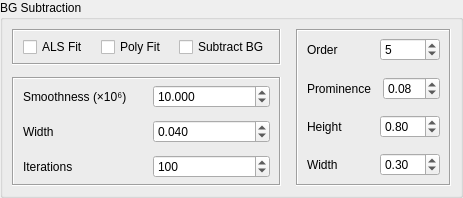
              <widget class="QGroupBox" name="groupBox_5">
               <property name="title">
                <string>BG Subtraction</string>
               </property>
               <layout class="QHBoxLayout" name="horizontalLayout_20">
                <property name="leftMargin">
                 <number>9</number>
                </property>
                <property name="topMargin">
                 <number>9</number>
                </property>
                <property name="rightMargin">
                 <number>9</number>
                </property>
                <property name="bottomMargin">
                 <number>9</number>
                </property>
                <item>
                 <widget class="QFrame" name="frame_24">
                  <property name="frameShape">
                   <enum>QFrame::NoFrame</enum>
                  </property>
                  <property name="frameShadow">
                   <enum>QFrame::Raised</enum>
                  </property>
                  <layout class="QVBoxLayout" name="verticalLayout_11">
                   <property name="leftMargin">
                    <number>0</number>
                   </property>
                   <property name="topMargin">
                    <number>0</number>
                   </property>
                   <property name="rightMargin">
                    <number>0</number>
                   </property>
                   <property name="bottomMargin">
                    <number>0</number>
                   </property>
                   <item>
                    <widget class="QFrame" name="frame_29">
                     <property name="frameShape">
                      <enum>QFrame::NoFrame</enum>
                     </property>
                     <property name="frameShadow">
                      <enum>QFrame::Raised</enum>
                     </property>
                     <layout class="QVBoxLayout" name="verticalLayout_13">
                      <property name="spacing">
                       <number>12</number>
                      </property>
                      <property name="leftMargin">
                       <number>0</number>
                      </property>
                      <property name="topMargin">
                       <number>0</number>
                      </property>
                      <property name="bottomMargin">
                       <number>0</number>
                      </property>
                      <item>
                       <widget class="QFrame" name="frame_32">
                        <property name="frameShape">
                         <enum>QFrame::Box</enum>
                        </property>
                        <property name="frameShadow">
                         <enum>QFrame::Sunken</enum>
                        </property>
                        <layout class="QHBoxLayout" name="horizontalLayout_25">
                         <property name="spacing">
                          <number>12</number>
                         </property>
                         <property name="leftMargin">
                          <number>9</number>
                         </property>
                         <property name="topMargin">
                          <number>6</number>
                         </property>
                         <property name="rightMargin">
                          <number>9</number>
                         </property>
                         <property name="bottomMargin">
                          <number>6</number>
                         </property>
                         <item>
                          <widget class="QCheckBox" name="checkBox_ALSfit">
                           <property name="text">
                            <string>ALS Fit</string>
                           </property>
                           <property name="tristate">
                            <bool>false</bool>
                           </property>
                          </widget>
                         </item>
                         <item>
                          <widget class="QCheckBox" name="checkBox_polyFit">
                           <property name="text">
                            <string>Poly Fit</string>
                           </property>
                          </widget>
                         </item>
                         <item>
                          <widget class="QCheckBox" name="checkBox_subtractBG">
                           <property name="text">
                            <string>Subtract BG</string>
                           </property>
                          </widget>
                         </item>
                        </layout>
                       </widget>
                      </item>
                      <item>
                       <widget class="QFrame" name="frame_33">
                        <property name="frameShape">
                         <enum>QFrame::Box</enum>
                        </property>
                        <property name="frameShadow">
                         <enum>QFrame::Sunken</enum>
                        </property>
                        <layout class="QVBoxLayout" name="verticalLayout_14">
                         <property name="spacing">
                          <number>12</number>
                         </property>
                         <property name="leftMargin">
                          <number>9</number>
                         </property>
                         <property name="topMargin">
                          <number>6</number>
                         </property>
                         <property name="rightMargin">
                          <number>9</number>
                         </property>
                         <property name="bottomMargin">
                          <number>6</number>
                         </property>
                         <item>
                          <widget class="QFrame" name="frame_28">
                           <property name="frameShape">
                            <enum>QFrame::NoFrame</enum>
                           </property>
                           <property name="frameShadow">
                            <enum>QFrame::Raised</enum>
                           </property>
                           <layout class="QHBoxLayout" name="horizontalLayout_22">
                            <property name="spacing">
                             <number>12</number>
                            </property>
                            <property name="leftMargin">
                             <number>0</number>
                            </property>
                            <property name="topMargin">
                             <number>0</number>
                            </property>
                            <property name="rightMargin">
                             <number>0</number>
                            </property>
                            <property name="bottomMargin">
                             <number>0</number>
                            </property>
                            <item>
                             <widget class="QLabel" name="label_18">
                              <property name="text">
                               <string>Smoothness (×10⁶)</string>
                              </property>
                             </widget>
                            </item>
                            <item>
                             <widget class="QDoubleSpinBox" name="doubleSpinBox_ALS_lam">
                              <property name="decimals">
                               <number>3</number>
                              </property>
                              <property name="minimum">
                               <double>0.001000000000000</double>
                              </property>
                              <property name="maximum">
                               <double>1000.000000000000000</double>
                              </property>
                              <property name="singleStep">
                               <double>0.100000000000000</double>
                              </property>
                              <property name="value">
                               <double>10.000000000000000</double>
                              </property>
                             </widget>
                            </item>
                           </layout>
                          </widget>
                         </item>
                         <item>
                          <widget class="QFrame" name="frame_30">
                           <property name="frameShape">
                            <enum>QFrame::NoFrame</enum>
                           </property>
                           <property name="frameShadow">
                            <enum>QFrame::Raised</enum>
                           </property>
                           <layout class="QHBoxLayout" name="horizontalLayout_23">
                            <property name="spacing">
                             <number>12</number>
                            </property>
                            <property name="leftMargin">
                             <number>0</number>
                            </property>
                            <property name="topMargin">
                             <number>0</number>
                            </property>
                            <property name="rightMargin">
                             <number>0</number>
                            </property>
                            <property name="bottomMargin">
                             <number>0</number>
                            </property>
                            <item>
                             <widget class="QLabel" name="label_19">
                              <property name="text">
                               <string>Width</string>
                              </property>
                             </widget>
                            </item>
                            <item>
                             <widget class="QDoubleSpinBox" name="doubleSpinBox_ALS_p">
                              <property name="decimals">
                               <number>3</number>
                              </property>
                              <property name="maximum">
                               <double>10.000000000000000</double>
                              </property>
                              <property name="singleStep">
                               <double>0.005000000000000</double>
                              </property>
                              <property name="value">
                               <double>0.040000000000000</double>
                              </property>
                             </widget>
                            </item>
                           </layout>
                          </widget>
                         </item>
                         <item>
                          <widget class="QFrame" name="frame_31">
                           <property name="frameShape">
                            <enum>QFrame::NoFrame</enum>
                           </property>
                           <property name="frameShadow">
                            <enum>QFrame::Raised</enum>
                           </property>
                           <layout class="QHBoxLayout" name="horizontalLayout_24">
                            <property name="spacing">
                             <number>12</number>
                            </property>
                            <property name="leftMargin">
                             <number>0</number>
                            </property>
                            <property name="topMargin">
                             <number>0</number>
                            </property>
                            <property name="rightMargin">
                             <number>0</number>
                            </property>
                            <property name="bottomMargin">
                             <number>0</number>
                            </property>
                            <item>
                             <widget class="QLabel" name="label_20">
                              <property name="text">
                               <string>Iterations</string>
                              </property>
                             </widget>
                            </item>
                            <item>
                             <widget class="QDoubleSpinBox" name="doubleSpinBox_ALS_niter">
                              <property name="decimals">
                               <number>0</number>
                              </property>
                              <property name="maximum">
                               <double>5000.000000000000000</double>
                              </property>
                              <property name="singleStep">
                               <double>10.000000000000000</double>
                              </property>
                              <property name="value">
                               <double>100.000000000000000</double>
                              </property>
                             </widget>
                            </item>
                           </layout>
                          </widget>
                         </item>
                        </layout>
                       </widget>
                      </item>
                     </layout>
                    </widget>
                   </item>
                  </layout>
                 </widget>
                </item>
                <item>
                 <widget class="QFrame" name="frame_25">
                  <property name="frameShape">
                   <enum>QFrame::Box</enum>
                  </property>
                  <property name="frameShadow">
                   <enum>QFrame::Sunken</enum>
                  </property>
                  <layout class="QVBoxLayout" name="verticalLayout_10">
                   <property name="spacing">
                    <number>12</number>
                   </property>
                   <property name="leftMargin">
                    <number>9</number>
                   </property>
                   <property name="topMargin">
                    <number>6</number>
                   </property>
                   <property name="rightMargin">
                    <number>9</number>
                   </property>
                   <property name="bottomMargin">
                    <number>6</number>
                   </property>
                   <item>
                    <widget class="QFrame" name="frame_3">
                     <property name="frameShape">
                      <enum>QFrame::NoFrame</enum>
                     </property>
                     <property name="frameShadow">
                      <enum>QFrame::Raised</enum>
                     </property>
                     <layout class="QHBoxLayout" name="horizontalLayout_4">
                      <property name="spacing">
                       <number>12</number>
                      </property>
                      <property name="leftMargin">
                       <number>0</number>
                      </property>
                      <property name="topMargin">
                       <number>0</number>
                      </property>
                      <property name="rightMargin">
                       <number>0</number>
                      </property>
                      <property name="bottomMargin">
                       <number>0</number>
                      </property>
                      <item>
                       <widget class="QLabel" name="label_2">
                        <property name="text">
                         <string>Order</string>
                        </property>
                       </widget>
                      </item>
                      <item>
                       <widget class="QSpinBox" name="spinBox_BG_Order">
                        <property name="value">
                         <number>5</number>
                        </property>
                       </widget>
                      </item>
                     </layout>
                    </widget>
                   </item>
                   <item>
                    <widget class="QFrame" name="frame_7">
                     <property name="frameShape">
                      <enum>QFrame::NoFrame</enum>
                     </property>
                     <property name="frameShadow">
                      <enum>QFrame::Plain</enum>
                     </property>
                     <layout class="QHBoxLayout" name="horizontalLayout_5">
                      <property name="spacing">
                       <number>12</number>
                      </property>
                      <property name="leftMargin">
                       <number>0</number>
                      </property>
                      <property name="topMargin">
                       <number>0</number>
                      </property>
                      <property name="rightMargin">
                       <number>0</number>
                      </property>
                      <property name="bottomMargin">
                       <number>0</number>
                      </property>
                      <item>
                       <widget class="QLabel" name="label_3">
                        <property name="text">
                         <string>Prominence</string>
                        </property>
                       </widget>
                      </item>
                      <item>
                       <widget class="QDoubleSpinBox" name="doubleSpinBox_BG_Prominence">
                        <property name="singleStep">
                         <double>0.010000000000000</double>
                        </property>
                        <property name="value">
                         <double>0.080000000000000</double>
                        </property>
                       </widget>
                      </item>
                     </layout>
                    </widget>
                   </item>
                   <item>
                    <widget class="QFrame" name="frame_8">
                     <property name="frameShape">
                      <enum>QFrame::NoFrame</enum>
                     </property>
                     <property name="frameShadow">
                      <enum>QFrame::Raised</enum>
                     </property>
                     <layout class="QHBoxLayout" name="horizontalLayout_6">
                      <property name="spacing">
                       <number>12</number>
                      </property>
                      <property name="leftMargin">
                       <number>0</number>
                      </property>
                      <property name="topMargin">
                       <number>0</number>
                      </property>
                      <property name="rightMargin">
                       <number>0</number>
                      </property>
                      <property name="bottomMargin">
                       <number>0</number>
                      </property>
                      <item>
                       <widget class="QLabel" name="label_4">
                        <property name="text">
                         <string>Height</string>
                        </property>
                       </widget>
                      </item>
                      <item>
                       <widget class="QDoubleSpinBox" name="doubleSpinBox_BG_Height">
                        <property name="singleStep">
                         <double>0.100000000000000</double>
                        </property>
                        <property name="value">
                         <double>0.800000000000000</double>
                        </property>
                       </widget>
                      </item>
                     </layout>
                    </widget>
                   </item>
                   <item>
                    <widget class="QFrame" name="frame_27">
                     <property name="frameShape">
                      <enum>QFrame::NoFrame</enum>
                     </property>
                     <property name="frameShadow">
                      <enum>QFrame::Raised</enum>
                     </property>
                     <layout class="QHBoxLayout" name="horizontalLayout_19">
                      <property name="spacing">
                       <number>12</number>
                      </property>
                      <property name="leftMargin">
                       <number>0</number>
                      </property>
                      <property name="topMargin">
                       <number>0</number>
                      </property>
                      <property name="rightMargin">
                       <number>0</number>
                      </property>
                      <property name="bottomMargin">
                       <number>0</number>
                      </property>
                      <item>
                       <widget class="QLabel" name="label_16">
                        <property name="text">
                         <string>Width</string>
                        </property>
                       </widget>
                      </item>
                      <item>
                       <widget class="QDoubleSpinBox" name="doubleSpinBox_BG_width">
                        <property name="maximum">
                         <double>10.000000000000000</double>
                        </property>
                        <property name="singleStep">
                         <double>0.010000000000000</double>
                        </property>
                        <property name="value">
                         <double>0.300000000000000</double>
                        </property>
                       </widget>
                      </item>
                     </layout>
                    </widget>
                   </item>
                  </layout>
                 </widget>
                </item>
               </layout>
              </widget>
